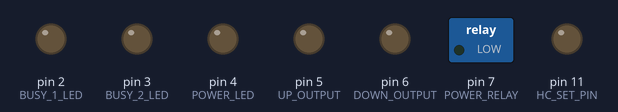
Simulated run of this sketch. Board: Arduino Uno, built with avr-gcc and run on an emulated ATmega328P. Shown: switched loads named in the sketch (green lamp = pin HIGH), output pins drawn as LEDs (lit = HIGH).

Above: at 0.1 s.
At 1.1 s:
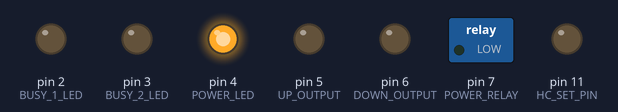
At 2.1 s:
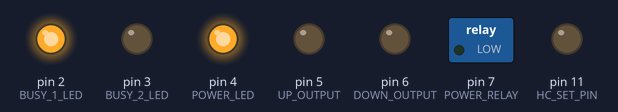
At 3.1 s:
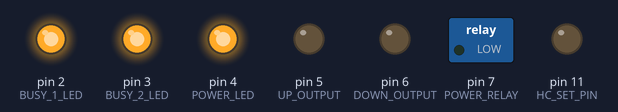
At 4.5 s:
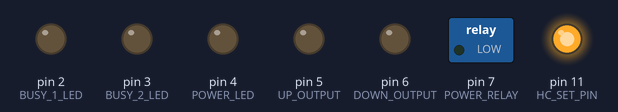
Timing chart, 0 to 6.0 s (numbered marks = the images above):
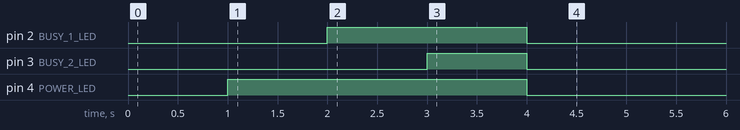

The sketch:

main.ino
```cpp
#include "main.h"

LEDS led;
// PACKET outmsg;
MAIL incmsg;
KEY key;
SoftwareSerial HC12(HC_TX_PIN, HC_RX_PIN);

void pinRelayInit() {
  pinMode(POWER_LED, OUTPUT);
  pinMode(BUSY_1_LED, OUTPUT);
  pinMode(BUSY_2_LED, OUTPUT);

  pinMode(POWER_RELAY, OUTPUT);
  digitalWrite(POWER_RELAY, LOW);
  pinMode(UP_OUTPUT, OUTPUT);
  digitalWrite(UP_OUTPUT, LOW);
  pinMode(DOWN_OUTPUT, OUTPUT);
  digitalWrite(DOWN_OUTPUT, LOW);

  digitalWrite(BUSY_1_LED, LOW);
  digitalWrite(BUSY_2_LED, LOW);
  digitalWrite(POWER_LED, LOW);
  delay(DELAY_TIME);
  digitalWrite(POWER_LED, HIGH);
  delay(DELAY_TIME);
  digitalWrite(BUSY_1_LED, HIGH);
  delay(DELAY_TIME);
  digitalWrite(BUSY_2_LED, HIGH);
  delay(DELAY_TIME);

  digitalWrite(BUSY_1_LED, LOW);
  digitalWrite(BUSY_2_LED, LOW);
  digitalWrite(POWER_LED, LOW);
}

void radioInit() {
  pinMode(HC_SET_PIN, OUTPUT);
  digitalWrite(HC_SET_PIN, LOW);
  delay(100);
  HC12.print("AT+C001");
  delay(100);
  HC12.print("AT+P8");
  delay(100);
  HC12.print("AT+FU3");
  delay(100);
  digitalWrite(HC_SET_PIN, HIGH);
}

void setup() {
  Serial.begin(9600);
  HC12.begin(9600);
  pinRelayInit();
  radioInit();
  Serial.end();
}

void loop() {
  reciver();
  // sensor();
  leds();
  work();
}
```

leds.cpp
```cpp
#include "main.h"

static uint32_t ledDuration;

void leds() {
  if (millis() - ledDuration > LED_DURATION && led.ledStateChange == true) {
    ledDuration = millis();
    led.ledStateChange = false;
    digitalWrite(BUSY_1_LED, led.busy1Led);
    digitalWrite(BUSY_2_LED, led.busy2Led);
    digitalWrite(POWER_LED, led.powerLed);
  }
}
```

main.h
```cpp
#pragma once
#pragma pack(push, 1)

/*LIBS*/
#include "setup.h"
#include <Arduino.h>
// #include <EEPROM.h>
#include <Print.h>
#include <SPI.h>
#include <SoftwareSerial.h>
#include <Wire.h>
#include <avr/interrupt.h>
#include <avr/io.h>
#include <inttypes.h>
#include <math.h>

/*
typedef struct {
  uint8_t ID;
  uint8_t keyState = false;
  bool keyUp = false;
  bool keyDown = false;
  bool work = false;
  bool mode = false;
} PACKET;
*/

typedef struct {
  uint8_t SOF = 1;
  uint8_t ID;
  uint8_t firstByte = 0;
  uint8_t secondByte = 0;
} MAIL;

typedef struct {
  bool busy1Led = true;
  bool busy2Led = true;
  bool powerLed = true;
  bool ledStateChange = false;
} LEDS;

typedef struct {
  bool keyState1 = false;
  bool keyState2 = false;
  bool keyState3 = false;
  bool keyState4 = false;
  bool keyState5 = false;
  bool keyState6 = false;
  bool keyState7 = false;
  bool keyState8 = false;

  bool keyUp = false;
  bool keyDown = false;
  bool work = false;
  bool mode = false;
} KEY;

#pragma pack(pop)

void leds();
void reciver();
// void sensor();
void work();

extern KEY key;
extern LEDS led;
// extern PACKET outmsg;
extern MAIL incmsg;
extern SoftwareSerial HC12;
```

radio.cpp
```cpp
#include "main.h"

static uint32_t radioTimming = 0;
static bool recived = false;
static uint8_t currentID;
static bool firsPacket = true;
static char packet[SIZE];

uint8_t crc8(const char *data, size_t length) {
  uint8_t crc = 0x00;
  uint8_t polynomial = 0x07;

  for (size_t i = 0; i < length; i++) {
    crc ^= data[i];
    for (byte j = 0; j < 8; j++) {
      if (crc & 0x80) {
        crc = (crc << 1) ^ polynomial;
      } else {
        crc <<= 1;
      }
    }
  }
  return crc;
}

void commandDecoding() {
  key.keyState1 = incmsg.firstByte & (1 << 0);
  key.keyState2 = incmsg.firstByte & (1 << 1);
  key.keyState3 = incmsg.firstByte & (1 << 2);
  key.keyState4 = incmsg.firstByte & (1 << 3);
  key.keyUp = incmsg.firstByte & (1 << 4);
  key.keyDown = incmsg.firstByte & (1 << 5);
  // val = incmsg.firstByte & (1 << 6);
  // val = incmsg.firstByte & (1 << 7);

  key.keyState5 = incmsg.secondByte & (1 << 0);
  key.keyState6 = incmsg.secondByte & (1 << 1);
  key.keyState7 = incmsg.secondByte & (1 << 2);
  key.keyState8 = incmsg.secondByte & (1 << 3);
  key.mode = incmsg.secondByte & (1 << 4);
  key.work = incmsg.secondByte & (1 << 5);
  // val = incmsg.secondByte & (1 << 6);
  // val = incmsg.secondByte & (1 << 7);
  led.ledStateChange = true;
}

void reciver() {
 if (millis() - radioTimming > RADIO_TIMING) {
    radioTimming = millis();
    if (HC12.available() > 0) {
      if (HC12.read() == incmsg.SOF) {
        for (uint8_t i = 1; i < SIZE; i++) {
          packet[i] = HC12.read();
        }
        packet[0] = incmsg.SOF;
     }
      uint8_t receivedCRC = HC12.read();
      uint8_t calculatedCRC = crc8((const char *)packet, SIZE);

      if (receivedCRC == calculatedCRC) {
        incmsg.ID = packet[1];
        incmsg.firstByte = packet[2];
        incmsg.secondByte = packet[3];
        for (uint8_t i = 0; i < SIZE; i++) {
          packet[i] = 0;
        }
        recived = true;
      }
    }

    if (recived) {
      commandDecoding();
      recived = false;
    }
  }
}
```

sensor.cpp
```cpp
#include "main.h"

void sensor(){

}
```

setup.h
```cpp
#define RECIVER_ID 0x1 // Device ID HEX Device ID HEX MAX 8

#define HC_TX_PIN 9
#define HC_RX_PIN 10
#define HC_SET_PIN 11
#define SIZE 4

/*End radio setup*/

#define SENDER1_ID 0x1
#define SENDER2_ID 0x2

/*DONT USE PINS D8, D9, D10, D11, D12, D13*/

/*Outputs*/
#define BUSY_1_LED 2 //Orange Led
#define BUSY_2_LED 3 //Red led
#define POWER_LED 4 //Green Led

#define UP_OUTPUT 5 //Output For Relay UP
#define DOWN_OUTPUT 6 //Output For Relay Down
#define POWER_RELAY 7 //Output For Relay 380V power

/*rotation angle sensor*/
/*
#define SENSOR_PIN_1 X //0-1023
#define SENSOR_PIN_1 X //0-1023
#define SENSOR_PIN_1 X //0-1023

#define SENSOR_MAX_POS X //0-1023
#define SENSOR_MIN_POS X //0-1023

#define SENSOR_PIN_1 X //0-1023
#define SENSOR_PIN_1 X //0-1023
#define SENSOR_PIN_1 X //0-1023
*/

#define DELAY_TIME 1000 //time for init ms

#define LED_DURATION 500 // led flash time

#define POWER_DELAY 1000 // Delay for init power relay

#define RADIO_TIMING 10 //delay for recived msg
```

work.cpp
```cpp
#include "main.h"

static bool idValid = false;

static uint8_t idNow = 0;

void checkID() {
  if (key.keyState1) {
    idNow = 1;
    if (idNow == RECIVER_ID) {
      idValid = true;
    }
  }
  if (key.keyState2) {
    idNow = 2;
    if (idNow == RECIVER_ID) {
      idValid = true;
    }
  }
  if (key.keyState3) {
    idNow = 3;
    if (idNow == RECIVER_ID) {
      idValid = true;
    }
  }
  if (key.keyState4) {
    idNow = 4;
    if (idNow == RECIVER_ID) {
      idValid = true;
    }
  }
  if (key.keyState5) {
    idNow = 5;
    if (idNow == RECIVER_ID) {
      idValid = true;
    }
  }
  if (key.keyState6) {
    idNow = 6;
    if (idNow == RECIVER_ID) {
      idValid = true;
    }
  }
  if (key.keyState7) {
    idNow = 7;
    if (idNow == RECIVER_ID) {
      idValid = true;
    }
  }
  if (key.keyState8) {
    idNow = 8;
    if (idNow == RECIVER_ID) {
      idValid = true;
    }
  }
}

void work() {
  if (!idValid) {
    checkID();
  }

  if (key.keyUp && !key.keyDown) {
    digitalWrite(UP_OUTPUT, HIGH);
  } else {
    digitalWrite(UP_OUTPUT, LOW);
  }

  if (key.keyDown && !key.keyUp) {
    digitalWrite(DOWN_OUTPUT, HIGH);
  } else {
    digitalWrite(DOWN_OUTPUT, LOW);
  }

  if (key.work) {
    led.powerLed = false;
    digitalWrite(POWER_RELAY, HIGH);
  } else {
    led.powerLed = true;
    digitalWrite(POWER_RELAY, LOW);
  }
}
```
